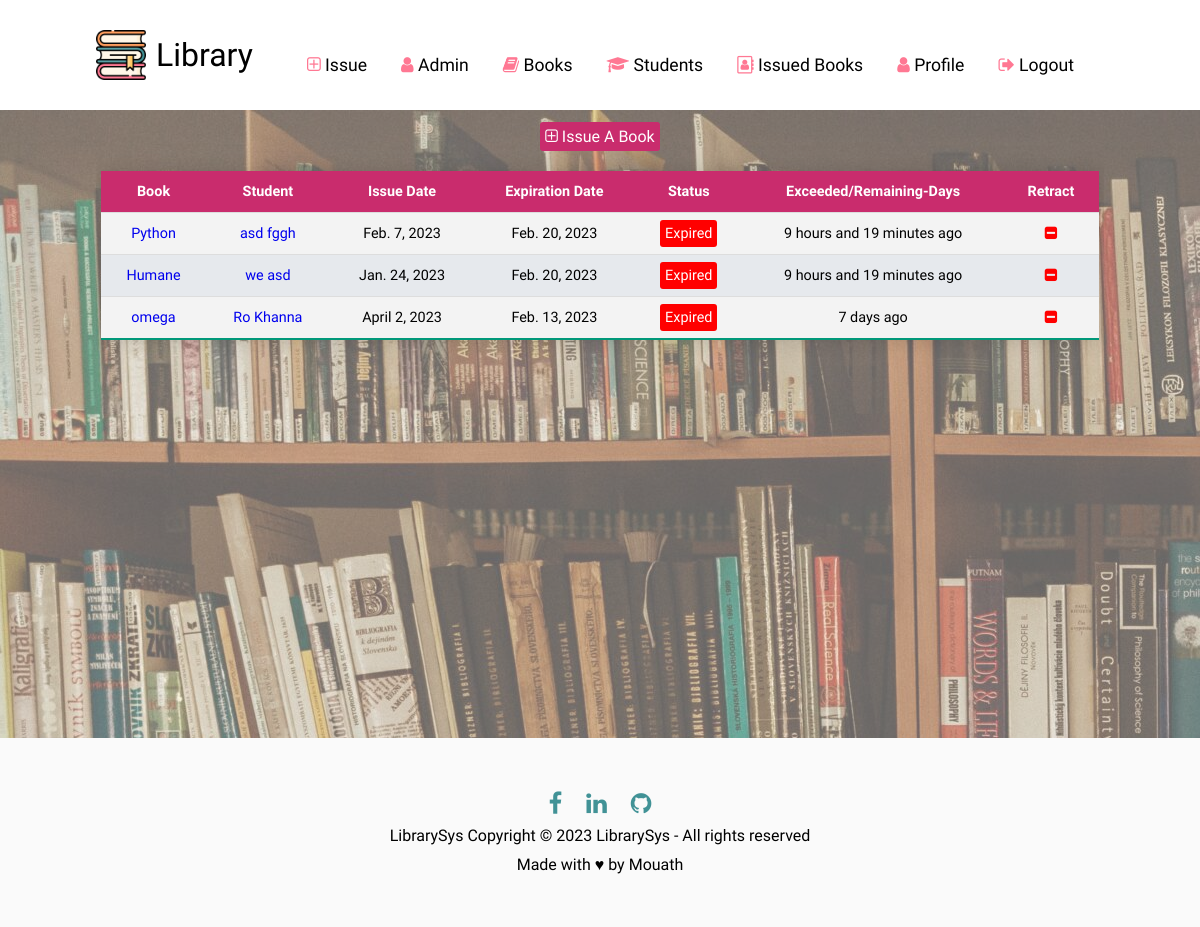
Page /Issued_Books/ (signed in) on the earlier database version.
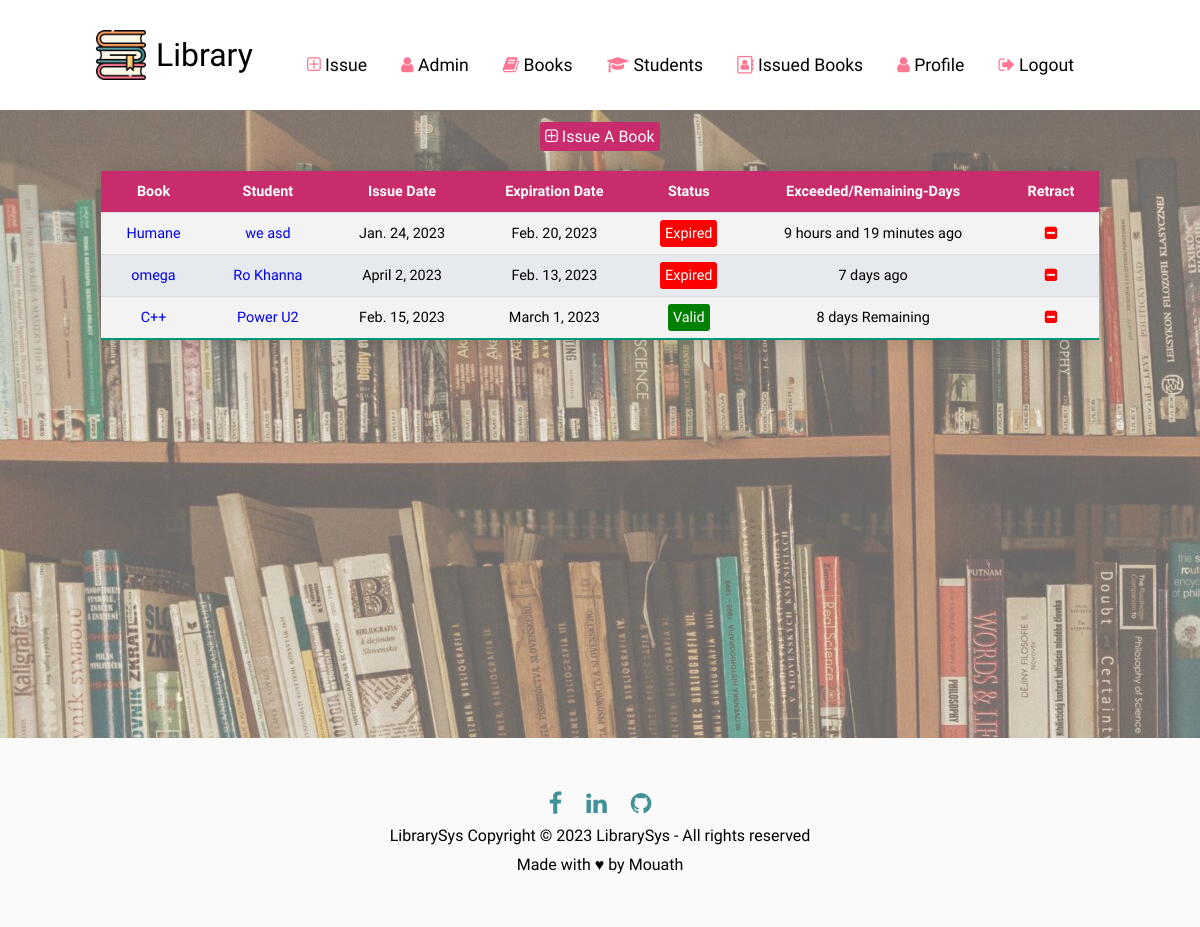
Same page on the later database version.
### LibraryApp/models.py (models this page shows, shortened)
class Issued_Book(models.Model):
    book=models.OneToOneField(
        Book,
        on_delete=models.CASCADE,
    )
    issued_date = models.DateField(auto_now=True)
    expiry_date = models.DateField(default=expiry)
    student=models.ForeignKey(
        Student,
        on_delete=models.CASCADE,
        related_name="issued_books"
    )

class Book(models.Model):
    Name=models.CharField(max_length=15)
    Price=models.PositiveIntegerField()
    Desc=models.CharField(max_length=100)
    cat=models.ForeignKey(
        Category,
        on_delete=models.CASCADE,
        related_name="books"
    )
    auther=models.ForeignKey(
        Auther,
        on_delete=models.CASCADE,
        related_name="books"
    )

class Student(models.Model):
    FName=models.CharField(max_length=10)
    LName=models.CharField(max_length=10)
    TelNo=models.CharField(max_length=10)
    user=models.OneToOneField(
        User,
        on_delete=models.CASCADE
    )
    image = models.ImageField(upload_to='images/',  blank=True)

### LibraryApp/views.py (the view)
# urls.py: path('Issued_Books/', views.Issued_Books, name='Issued_Books'),
def Issued_Books(req):
    if(req.user.is_authenticated):
        expList=[]
        if req.user.is_superuser:
            IssuedBooks=models.Issued_Book.objects.all() #all the issued Books
            for i in IssuedBooks:
                expList.append(is_expired(i.expiry_date))
        else:
            IssuedBooks=models.Issued_Book.objects.filter(
                student_id=req.user.student.id
            )
            for i in IssuedBooks:
                expList.append(is_expired(i.expiry_date))
        zippedList=zip(IssuedBooks,expList)
        con={
            'IssuedBooks':IssuedBooks,
            'expList':expList,
            'zippedList':zippedList
        }
        return render(req,'Library/Issued_Books.html',con)
    else:
        return redirect('LibraryApp:login')

### LibraryApp/templatetags/custom_filters.py (called while the page is built)
@register.filter
def is_expired(expiration_date):
    now = datetime.now(timezone.utc)
    if isinstance(expiration_date, datetime):
        expiration_date = expiration_date.date()
    expiration_date = datetime.combine(expiration_date, datetime.min.time(), tzinfo=timezone.utc)
    if expiration_date < now:
        return True
    else:
        return False

### LibraryApp/views.py (called while the page is built)
def is_expired(item):
    now = datetime.now().date()
    return item < now

### LibraryApp/templates/Library/Issued_Books.html (shortened to what this page needs)
{% extends 'base.html' %}
{% block content %}
{% load custom_filters %}
<div class="mytable isbok">
    {% if user.is_superuser %}
    <div class="add-btn">
        <a href="{% url 'LibraryApp:IssueABook' %}"><i class="fa fa-plus-square-o" aria-hidden="true"></i> Issue A Book</a>
    </div>
    {% endif %}
    <table class="styled-table">
        <th>Book</th>
        <th>Student</th>
        <th>Issue Date</th>
        <th>Expiration Date</th>
        <th>Status</th>
        <th>Exceeded/Remaining-Days</th>
        <th>Retract</th>
        {% for i in IssuedBooks %}
        <tr>
            <td class="book"><a href="{% url 'LibraryApp:bookDetails' i.book_id %}">{{i.book.Name}}</a></td>
            <td class="Name"><li><a href="{% url 'LibraryApp:Profile' i.student_id %}">{{i.student.FName}} {{i.student.LName}}</a></td>
            <td>{{i.issued_date}}</td>
            <td>{{i.expiry_date}}</td>
            {% if i.expiry_date|is_expired %}
            <td><span class="Expired">Expired</span></td>
            {% else %}
            <td><span class="Valid">Valid</span></td>
            {% endif %}
            <td>{{i.expiry_date|time_since_expired_bvalid}}</td>
            <td><a href="{% url 'LibraryApp:retract' i.id %}"><i class="fa fa-minus-square" aria-hidden="true"></i></a></td>
        </tr>
        {% endfor %}
    </table>
</div>
{% endblock %}

### LibraryApp/templates/base.html (shortened to what this page needs)
{% load static %}
<!DOCTYPE html>
<html lang="en">
<head>
    <link rel="stylesheet" href="{% static 'font-awesome-4.7.0/css/font-awesome.min.css' %}">
    <link rel="stylesheet" href="{% static 'css/main.css' %}">
    <link rel="stylesheet" href="{% static 'js/main.js' %}">
</head>
<body>
  <div class="navbar">
    <a href="{% url 'LibraryApp:home' %}" class="site-title">
      <div>
        <img src={% static 'images/site-icon.png' %} alt="" class="logo">
        <span>Library</span>
      </div>
    </a>
    <nav>
        <ul id="menuList">
          {% if user.is_authenticated %}
            {% if user.is_superuser %}
                <li><a href="{% url 'LibraryApp:IssueABook' %}"><i class="fa fa-plus-square-o" aria-hidden="true"></i> Issue</a></li>
                <li><a href="http://127.0.0.1:8000/admin/"><i class="fa fa-user" aria-hidden="true"></i> Admin</a></li>
                <li><a href="{% url 'LibraryApp:Books' %}"><i class="fa fa-book" aria-hidden="true"></i> Books</a></li>
                <li><a href="{% url 'LibraryApp:Students' %}"><i class="fa fa-graduation-cap" aria-hidden="true"></i> Students</a></li>
            {% endif %}
              <li><a href="{% url 'LibraryApp:Issued_Books' %}"><i class="fa fa-address-book-o" aria-hidden="true"></i> Issued Books </a></li>
              <li><a href="{% url 'LibraryApp:Profile' %}"><i class="fa fa-user" aria-hidden="true"></i> Profile</a></li>
              <li><a href="{% url 'LibraryApp:logout' %}"><i class="fa fa-sign-out" aria-hidden="true"></i> Logout</a></li>
          {% else %}
            <li><a class="navbar-link" href="{% url 'LibraryApp:login' %}">Login <i class="fa fa-sign-in" aria-hidden="true"></i></a></li>
          {% endif %}
        </ul>
    </nav>
</div>
  <div class="container">
    {% block content %}
    {% endblock %}
  </div>
  <footer>
    <div class="footer">
    <div class="row">
    <a href="https://www.facebook.com/moath.mubaslat/" target="_blank"><i class="fa fa-facebook"></i></a>
    <a href="https://www.linkedin.com/in/mouath-almobaslat-89a41a233/" target="_blank"><i class="fa fa-linkedin"></i></a>
    <a href="https://github.com/Mouath104/LibrarySys-v1.0" target="_blank"><i class="fa fa-github"></i></a>
    </div>
    <div class="row">
    LibrarySys Copyright © 2023 LibrarySys - All rights reserved
    </div>
    <div class="row">
        Made with ♥ by Mouath
        </div>
    </div>
</footer>
</body>
</html>

### LibraryApp/static/css/main.css (style rules this page uses)
* { margin: 0; padding: 0; font-family: 'Ubuntu', sans-serif; }
body .container { position: relative; }
body .container::before { content: ""; position: absolute; top: 0; left: 0; width: 100%; height: 100%; background-image: url(../images/bg-5.jpg); opacity: 0.6; z-index: -1; }
:root { --c0:#C92C6D; --c1:#ff9e5e; --c2:#419296; --c3:#ff7893; --footer:#f3f3f3; --Nav:#ff9e5e; }
.navbar div { display: flex; align-items: center; }
.navbar .site-title { text-decoration: none; color: #000; font-size: 2em; }
.site-title span { margin-left: 10px; }
.container { width: 100%; min-height: 78.5vh;; padding-left: 8%; padding-right: 8%; box-sizing: border-box; overflow: hidden; }
.navbar { display: flex; align-items: center; padding-left: 8%; padding-right: 8%; }
.navbar .logo { width: 50px; cursor: pointer; margin: 30px 0; }
.navbar nav { flex: 1; text-align: right; }
.navbar nav ul li { list-style: none; display: inline-block; margin-right: 30px; }
.navbar nav ul li a { text-decoration: none; color: #000; font-size: 14px; font-size: 1.1em; }
.footer { display: flex; flex-direction: column; background-color: #fafafa; padding: 3rem 1.5rem 3rem 1.5rem; align-items: center; }
.footer .row { text-align: center; padding: 5px 0; }
.navbar .fa { color: var(--c3); }
.footer .fa { font-size: 1.5em; padding: 0 10px 0 10px; color: var(--c2); }
.add-btn { margin-top: 10px; text-align: center; }
.add-btn a { text-decoration: none; user-select: none; color: white; padding: 5px; border-radius: 3px; }
.isbok .styled-table .Name li { list-style: none; }
.isbok .styled-table .Name li a { text-decoration: none; }
.isbok .styled-table .book a { text-decoration: none; }
.styled-table .fa { color: red; }
.mytable { overflow-x: auto; padding: 5px; margin-top: .2%; }
.styled-table { border-collapse: collapse; margin: 25px 0; font-size: 0.9em; min-width: 400px; box-shadow: 0 0 20px rgba(0, 0, 0, 0.15); text-align:center; width: 100%; height: 35px; user-select: none; overflow-x: scroll; }
.styled-table th, .styled-table td { padding: 12px 15px; }
.styled-table tbody tr { border-bottom: 1px solid #dddddd; }
.styled-table tbody tr:nth-of-type(even) { background-color: #f3f3f3; }
.styled-table tbody tr:nth-of-type(odd) { background-color: #e6e9ed; }
.styled-table tbody tr:last-of-type { border-bottom: 2px solid #009879; }
.isbok .styled-table th,.isbok .add-btn a { background-color: var(--c0); color: white; }
td .Valid { background-color: green; color: white; padding: 5px; border-radius: 3px; }
td .Expired { background-color: red; color: white; padding: 5px; border-radius: 3px; }

Differences in the rows shown:
removed Issued_Book: book.Name "Python", student.FName "asd", student.LName "fggh", issued_date "Feb. 7, 2023", expiry_date "Feb. 20, 2023", shows "Expired", expiry_date "9 hours and 19 minutes ago"
added Issued_Book: book.Name "C++", student.FName "Power", student.LName "U2", issued_date "Feb. 15, 2023", expiry_date "March 1, 2023", shows "Valid", expiry_date "8 days Remaining"
